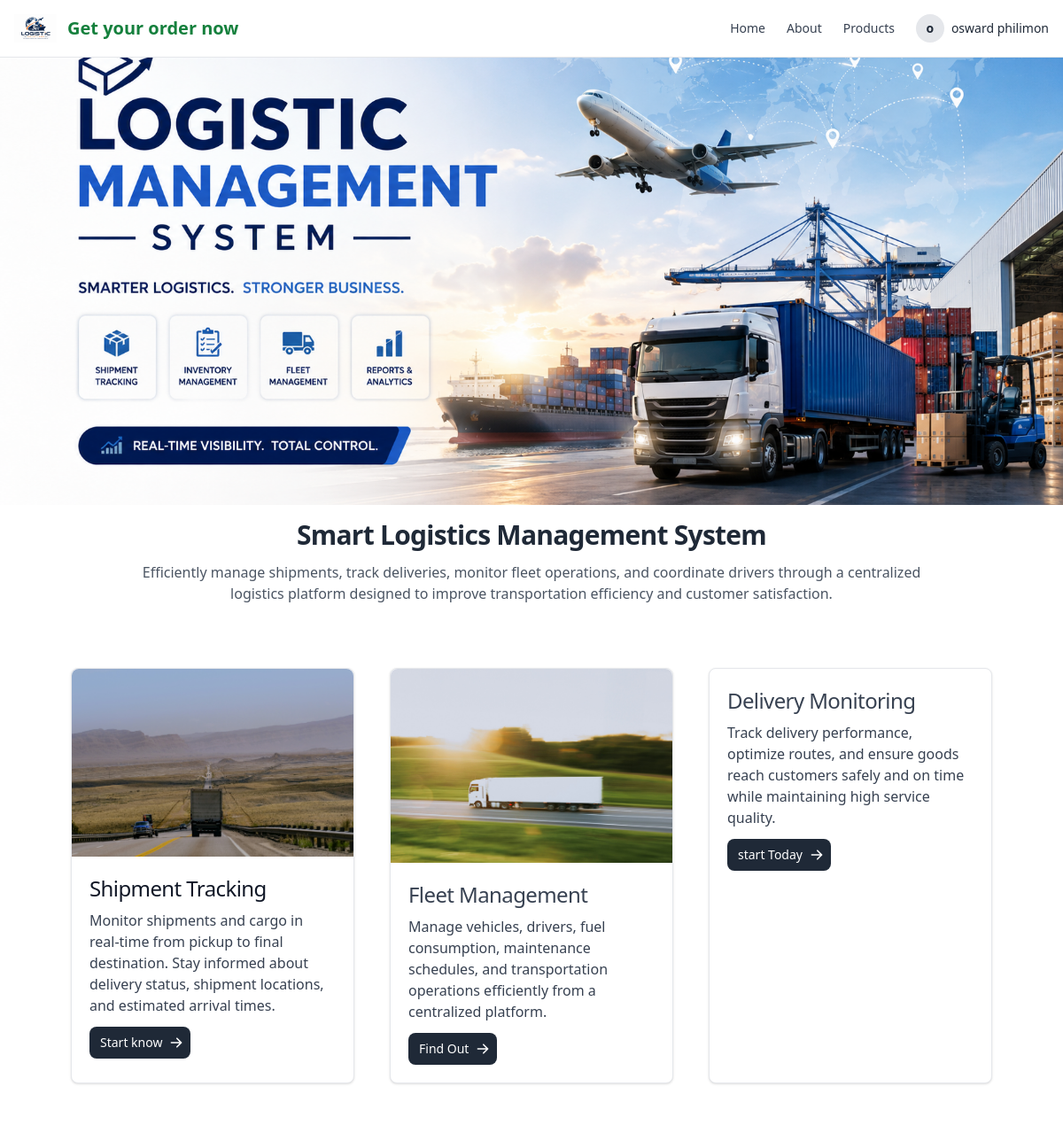
Screenshot of / (signed in) with the database file from the repository.
### accounts/models.py (models this page shows)
class User(AbstractUser):
    username = None
    email = models.EmailField(unique=True)
    first_name = models.CharField(max_length=150)
    last_name = models.CharField(max_length=150)
    phone = models.CharField(max_length=20, blank=True, null=True)
    ROLE_CHOICES = (
        ('ADMIN', 'Admin'),
        ('CUSTOMER', 'Customer'),
        ('DRIVER', 'Driver'),
    )
    role = models.CharField(
        max_length=20,
        choices=ROLE_CHOICES,
        default='CUSTOMER'
    )
    license_number = models.CharField(max_length=100, blank=True, null=True)
    vehicle_number = models.CharField(max_length=100, blank=True, null=True)
    vehicle_name = models.CharField(
            max_length=150,
            blank=True,
            null=True
        )
    VEHICLE_TYPES = (
        ("TRUCK", "Truck"),
        ("PICKUP", "Pickup"),
        ("TRAILER", "Trailer"),
        ("VAN", "Van"),
        ("MOTORCYCLE", "Motorcycle"),
    )
    vehicle_type = models.CharField(
        max_length=30,
        choices=VEHICLE_TYPES,
        blank=True,
        null=True
    )
    vehicle_model = models.CharField(
        max_length=100,
        blank=True,
        null=True
    )
    vehicle_color = models.CharField(
        max_length=50,
        blank=True,
        null=True
    )
    vehicle_capacity = models.CharField(
        max_length=50,
        blank=True,
        null=True,
        help_text="Example: 5 Tons"
    )
    address = models.TextField(
        blank=True,
        null=True
    )
    is_available = models.BooleanField(default=True)
    is_verified = models.BooleanField(default=False)
    created_at = models.DateTimeField(auto_now_add=True)
    USERNAME_FIELD = 'email'
    REQUIRED_FIELDS = ['first_name', 'last_name']
    objects = CustomUserManager()

### accounts/views.py (the view)
# urls.py: path('', views.home, name='home'),
def home(request):
    return render(request, 'customers/index.html')

### templates/customers/index.html (shortened to what this page needs)
{% extends "customers/base.html" %}
{% load static %}
{% block content %}
{% include 'customers/header.html' %}
  <div style="height: 35.6em;" class=' '>
  <img class="object-cover h-full w-full" src="{% static  '/img/banner2.png' %}" alt=" Logo" />
  </div>
 <div class="p-4 text-center">
    <h5 class="mb-3 text-2xl md:text-3xl font-bold tracking-tight text-gray-800 dark:text-white">
        Smart Logistics Management System
    </h5>
    <p class="text-gray-600 dark:text-gray-300 max-w-4xl mx-auto">
        Efficiently manage shipments, track deliveries, monitor fleet operations,
        and coordinate drivers through a centralized logistics platform designed
        to improve transportation efficiency and customer satisfaction.
    </p>
</div>
<div class="grid grid-cols-1 md:grid-cols-3 gap-10 px-6 md:px-20 py-14 bg-white text-gray-600">
  <div class="max-w-sm bg-white border border-gray-200 rounded-lg shadow dark:bg-gray-800 dark:border-gray-700">
  <div class="flex justify-center">
  <a href="#">
        <img class="rounded-t-lg "  src="{% static '/img/a.jpg' %}" alt="" />
    </a>
</div>
    <div class="p-5">
        <a href="#">
            <h5 class="mb-2 text-2xl  tracking-tight text-gray-900 dark:text-white">Shipment Tracking</h5>
        </a>
        <p class="mb-3 font-normal text-gray-700 dark:text-gray-400">Monitor shipments and cargo in real-time from pickup to final destination. Stay informed about delivery status, shipment locations, and estimated arrival times.</p>
        <a href="#" class="inline-flex items-center px-3 py-2 text-sm font-medium text-center text-white bg-gray-800 rounded-lg hover:bg-green-800 focus:ring-4 focus:outline-none focus:ring-blue-300 dark:bg-blue-600 dark:hover:bg-blue-700 dark:focus:ring-blue-800">
            Start know
        </a>
    </div>
</div>
<div class="max-w-sm bg-white border border-gray-200 rounded-lg shadow dark:bg-gray-800 dark:border-gray-700">
    <div class="flex justify-center">
    <a href="#">
        <img class="rounded-t-lg"  src="{% static '/img/12.jpg' %}" alt="" />
    </a>
    </div>
    <div class="p-5">
        <a href="#">
            <h5 class="mb-2 text-2xl  tracking-tight text-gray-700 dark:text-white">Fleet Management</h5>
        </a>
        <p class="mb-3 font-normal text-gray-700 dark:text-gray-400">Manage vehicles, drivers, fuel consumption, maintenance schedules, and transportation operations efficiently from a centralized platform.</p>
        <a href="#" class="inline-flex items-center px-3 py-2 text-sm font-medium text-center text-white  bg-gray-800 rounded-lg hover:bg-green-800 focus:ring-4 focus:outline-none focus:ring-blue-300 dark:bg-blue-600 dark:hover:bg-blue-700 dark:focus:ring-blue-800">
            Find Out
        </a>
    </div>
</div>
<div class="max-w-sm bg-white border border-gray-200 rounded-lg shadow dark:bg-gray-800 dark:border-gray-700">
    <div class="p-5">
        <a href="#">
            <h5 class="mb-2 text-2xl tracking-tight text-gray-700 dark:text-white">Delivery Monitoring</h5>
        </a>
        <p class="mb-3 font-normal text-gray-700 dark:text-gray-400">Track delivery performance, optimize routes, and ensure goods reach customers safely and on time while maintaining high service quality.</p>
        <a href="#" class="inline-flex items-center px-3 py-2 text-sm font-medium text-center text-white  bg-gray-800 rounded-lg hover:bg-green-800 focus:ring-4 focus:outline-none focus:ring-blue-300 dark:bg-blue-600 dark:hover:bg-blue-700 dark:focus:ring-blue-800">
            start Today
        </a>
    </div>
</div>
  </div>
{% endblock %}

### templates/customers/header.html (shortened to what this page needs)
{% load static %}
<header>
<nav class="bg-white border-b border-gray-200 fixed w-full z-50 top-0 left-0">
    <div class="max-w-screen-xl mx-auto flex items-center justify-between p-4">
        <a href="{% url 'customer_material_list' %}" class="flex items-center space-x-3">
            <img src="{% static 'img/logolog.png' %}" class="h-8" alt="Logo">
            <span class="text-xl font-semibold text-green-700">
             Get your order now
            </span>
        </a>
        <div class="flex items-center space-x-6">
            <a href="{% url 'home' %}" class="text-gray-700 hover:text-black text-sm font-medium">
                Home
            </a>
            <a href="#" class="text-gray-700 hover:text-black text-sm font-medium">
                About
            </a>
            <a href="{%url 'customer_material_list'%}" class="text-gray-700 hover:text-black text-sm font-medium">
                Products
            </a>
            {% if user.is_authenticated %}
                <div class="relative">
                    <button onclick="toggleDropdown()"
                        class="flex items-center space-x-2 text-sm font-medium text-gray-800 hover:text-black">
                        <div class="w-8 h-8 bg-gray-200 rounded-full flex items-center justify-center text-sm font-bold">
                            {{ user.first_name|default:user.email|slice:":1" }}
                        </div>
                        <span>
                            {{ user.first_name }} {{ user.last_name }}
                        </span>
                    </button>
                </div>
            {% endif %}
        </div>
    </div>
</nav>
</header>

### rows the page displays
User: first_name "o", first_name "osward", last_name "philimon"
